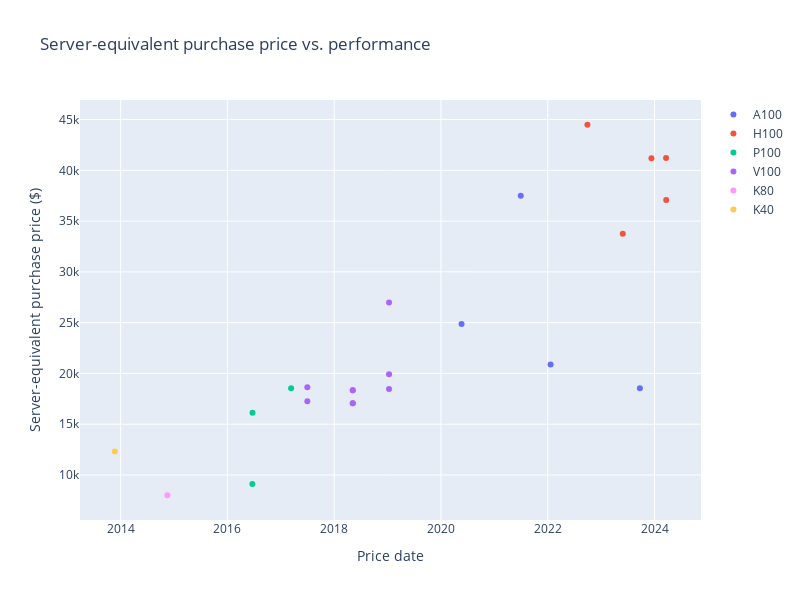

Notebook cell for this chart:
### Code cell
fig = go.Figure()
for hardware_alias in hardware_aliases:
    hardware_df = server_adjusted_purchase_price_df[server_adjusted_purchase_price_df['Hardware model'].str.contains(hardware_alias)]
    fig.add_trace(go.Scatter(
        x=hardware_df['Price date'],
        y=hardware_df[price_colname],
        mode='markers',
        name=hardware_alias,
        text=server_adjusted_purchase_price_df['Hardware model'] + ' | ' + hardware_df['Notes'],
    ))
fig.update_layout(
    title='Server-equivalent purchase price vs. performance',
    xaxis_title='Price date',
    yaxis_title='Server-equivalent purchase price ($)',
    # yaxis_type='log',
    width=800,
    height=600,
)
fig.show()

### Figure 1 — Plotly figure (JSON) as saved in the notebook; plotly's stock layout.template omitted (floating-point values rounded to 4 significant figures)
{"data": [{"mode": "markers", "name": "A100", "text": ["NVIDIA A100 SXM4 40 GB | DGX A100, 8 GPU, 320GB. Release price.", "NVIDIA A100 SXM4 80 GB | DGX A100, 8 GPU, 640GB", "NVIDIA A100 SXM4 80 GB | DGX A100, 8 GPU, 640GB", "NVIDIA A100 SXM4 80 GB | HGX A100, 8 GPU, 640GB", null, null, null, null, null, null, null, null, null, null, null, null, null, null, null, null, null, null, null, null], "type": "scatter", "x": ["2020-05-21T00:00:00", "2021-06-30T00:00:00", "2022-01-20T00:00:00", "2023-09-23T00:00:00"], "y": [24875, 37500, 20875, 18550.0]}, {"mode": "markers", "name": "H100", "text": [null, null, null, null, null, "NVIDIA H100 SXM5 | DGX, 8 GPU, 640GB. Convert Euro to USD: https://www.oanda.com/currency-converter/en/?from=EUR&to=USD&amount=https://www.oanda.com/currency-converter/en/?from=EUR&to=USD&amount=369855.51", "NVIDIA H100 SXM5 | DGX, 8 GPU, 640GB. “Nvidia sells DGX H100’s at around $270,000”.", "NVIDIA H100 SXM5 | DGX, 8 GPU, 640GB. Convert Euro to USD: https://www.oanda.com/currency-converter/en/?from=EUR&to=USD&amount=306403.66", "NVIDIA H100 SXM5 | DGX, 8 GPU, 640GB. Convert Euro to USD: https://www.oanda.com/currency-converter/en/?from=EUR&to=USD&amount=303610.2", "NVIDIA H100 SXM5 | HGX, 8 GPU, 640GB", null, null, null, null, null, null, null, null, null, null, null, null, null, null], "type": "scatter", "x": ["2022-09-29T00:00:00", "2023-05-29T00:00:00", "2023-12-11T00:00:00", "2024-03-20T00:00:00", "2024-03-21T00:00:00"], "y": [44490.0, 33750, 41200.0, 41217, 37080.0]}, {"mode": "markers", "name": "P100", "text": [null, null, null, null, null, null, null, null, null, null, null, null, "NVIDIA Tesla P100 PCIe 16 GB | server-equivalent release price", "NVIDIA Tesla P100 PCIe 16 GB | DGX-1, 8 GPU, 128GB", "NVIDIA Tesla P100 PCIe 16 GB | DGX-1, 8 GPU, 128GB", null, null, null, null, null, null, null, null, null], "type": "scatter", "x": ["2016-06-20T00:00:00", "2016-06-21T00:00:00", "2017-03-12T00:00:00"], "y": [9118.0, 16125, 18540.0]}, {"mode": "markers", "name": "V100", "text": [null, null, null, null, null, null, null, null, null, null, null, null, null, null, null, "NVIDIA Tesla V100 DGXS 32 GB | DGX, 4 GPU, 128GB", "NVIDIA Tesla V100 DGXS 32 GB | DGX-1, 8 GPU, 256GB", "NVIDIA Tesla V100 DGXS 32 GB | DGX-2, 16 GPU, 512 GB", "NVIDIA Tesla V100 PCIe 16 GB | server-equivalent list price", "NVIDIA Tesla V100 SXM2 16 GB | server-equivalent list price", "NVIDIA Tesla V100 SXM2 32 GB | server-equivalent list price", "NVIDIA Tesla V100 SXM2 32 GB | server-equivalent list price", "NVIDIA V100 | Price at release (2017 Q3) for a DGX-1 with 8x V100 GPUs was $149,000. Dividing by 8, the price per GPU is $18,625 including interconnect hardware.", "NVIDIA V100 | Price at release (2017 Q3) for a DGXX with 4x V100 GPUs was $69,000. Dividing by 4, the price per GPU is $17250 including interconnect hardware."], "type": "scatter", "x": ["2019-01-11T00:00:00", "2019-01-11T00:00:00", "2019-01-11T00:00:00", "2018-05-08T00:00:00", "2018-05-08T00:00:00", "2018-05-08T00:00:00", "2018-05-08T00:00:00", "2017-07-01T00:00:00", "2017-07-01T00:00:00"], "y": [18460.0, 19930.0, 27000.0, 17060.0, 17060.0, 18330.0, 18330.0, 18625, 17250]}, {"mode": "markers", "name": "TPU v4", "text": [null, null, null, null, null, null, null, null, null, null, null, null, null, null, null, null, null, null, null, null, null, null, null, null], "type": "scatter", "x": [], "y": []}, {"mode": "markers", "name": "TPU v3", "text": [null, null, null, null, null, null, null, null, null, null, null, null, null, null, null, null, null, null, null, null, null, null, null, null], "type": "scatter", "x": [], "y": []}, {"mode": "markers", "name": "TPU v2", "text": [null, null, null, null, null, null, null, null, null, null, null, null, null, null, null, null, null, null, null, null, null, null, null, null], "type": "scatter", "x": [], "y": []}, {"mode": "markers", "name": "TPU v1", "text": [null, null, null, null, null, null, null, null, null, null, null, null, null, null, null, null, null, null, null, null, null, null, null, null], "type": "scatter", "x": [], "y": []}, {"mode": "markers", "name": "K80", "text": [null, null, null, null, null, null, null, null, null, null, null, "NVIDIA Tesla K80 | server-equivalent release price", null, null, null, null, null, null, null, null, null, null, null, null], "type": "scatter", "x": ["2014-11-17T00:00:00"], "y": [8000]}, {"mode": "markers", "name": "K40", "text": [null, null, null, null, null, null, null, null, null, null, "NVIDIA Tesla K40s | server-equivalent release price", null, null, null, null, null, null, null, null, null, null, null, null, null], "type": "scatter", "x": ["2013-11-22T00:00:00"], "y": [12320.0]}], "layout": {"height": 600, "title": {"text": "Server-equivalent purchase price vs. performance"}, "width": 800, "xaxis": {"title": {"text": "Price date"}}, "yaxis": {"title": {"text": "Server-equivalent purchase price ($)"}}}}
